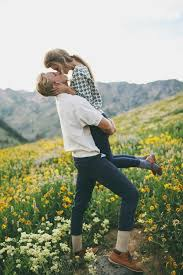
#> input picture python_btp/download.jpg, 183 x 275 px
$ python fast.py   (Python 2 division)   (older library calls are emulated)
#> lines starting #> are read from the running program, lines starting #| are printed output that depends on the picture
import numpy as np
import cv2
from matplotlib import pyplot as plt

img = cv2.imread('download.jpg',0)
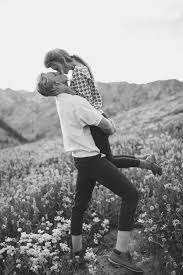
#> img: shape (275, 183); min 5, max 255, mean 152.2

# Initiate FAST object with default values
fast = cv2.FastFeatureDetector()

# find and draw the keypoints
kp = fast.detect(img,None)
#> kp = 2142 keypoints; strongest (x, y, size): (83, 224, 7), (104, 155, 7), (21, 240, 7), (162, 228, 7)
img2 = cv2.drawKeypoints(img, kp, color=(255,0,0))
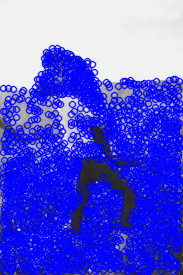
#> img2: shape (275, 183, 3); mean of channels 0, 1, 2 223.3, 87.7, 87.7; drawn as B, G, R

# Print all default params
#> (the run stopped early here; a loop or call above may not have finished)

$ run again, with python_btp/2.jpg copied over python_btp/download.jpg
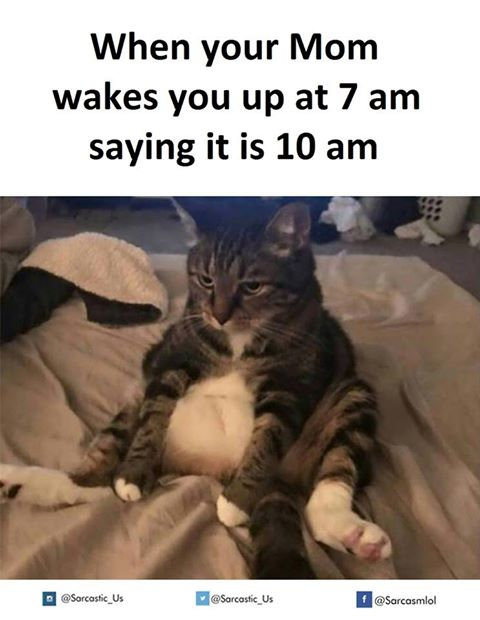
#> input picture python_btp/2.jpg, 480 x 620 px
#> `img = cv2.imread('download.jpg',0)`:
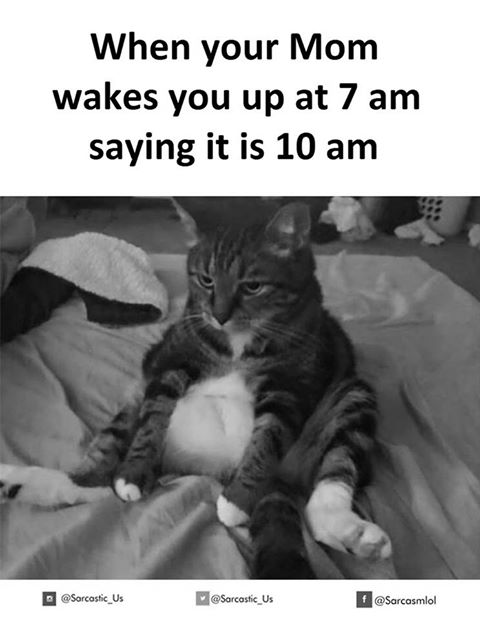
#> img: shape (620, 480); min 0, max 255, mean 142.1
#> kp = 2169 keypoints; strongest (x, y, size): (86, 93, 7), (182, 160, 7), (94, 102, 7), (302, 103, 7)
#> `img2 = cv2.drawKeypoints(img, kp, color=(255,0,0))`:
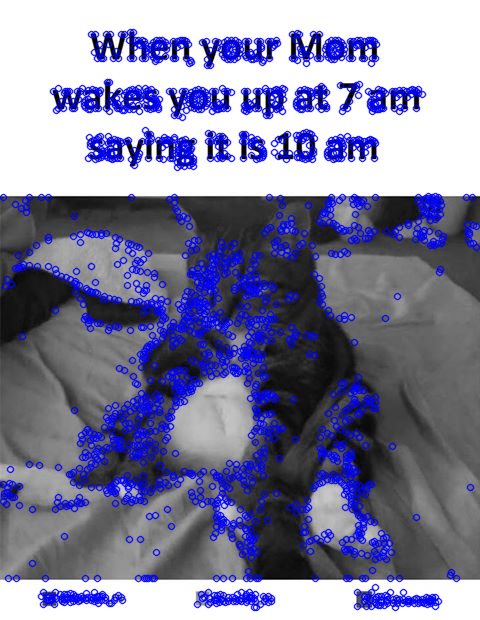
#> img2: shape (620, 480, 3); mean of channels 0, 1, 2 160.5, 127.6, 127.6; drawn as B, G, R

$ run again, with python_btp/a2.jpg copied over python_btp/download.jpg
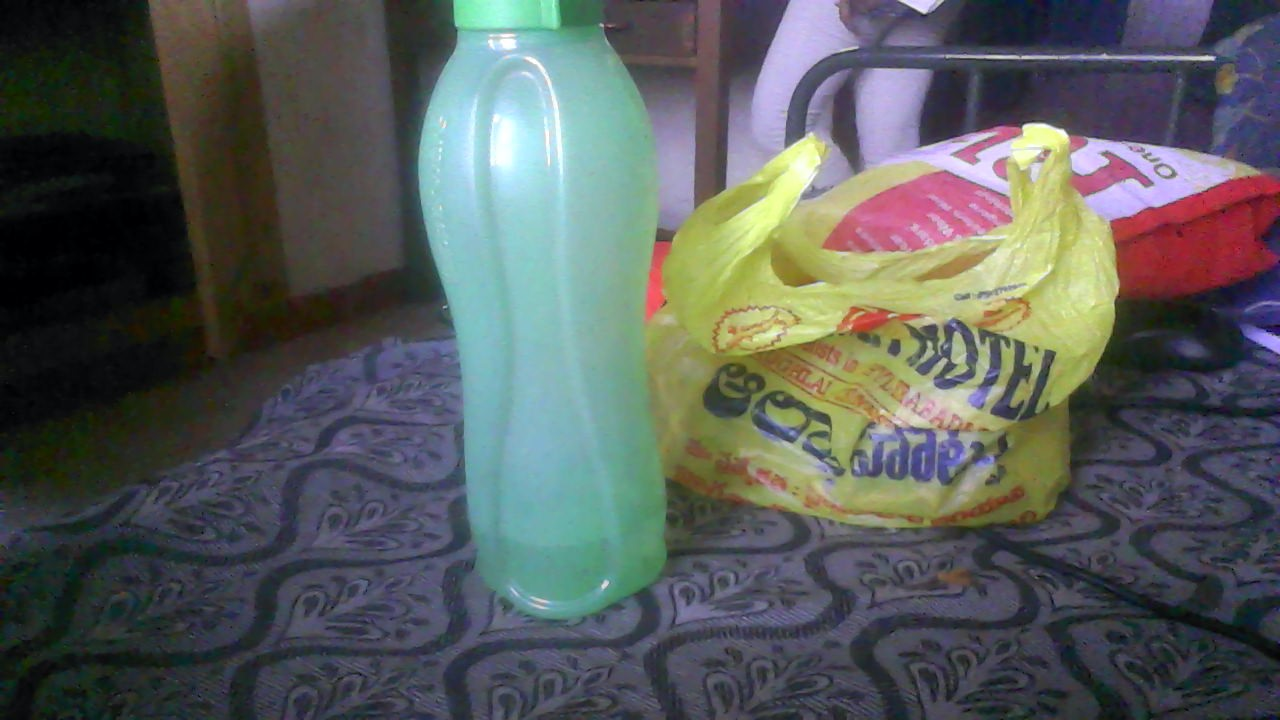
#> input picture python_btp/a2.jpg, 1280 x 720 px
#> `img = cv2.imread('download.jpg',0)`:
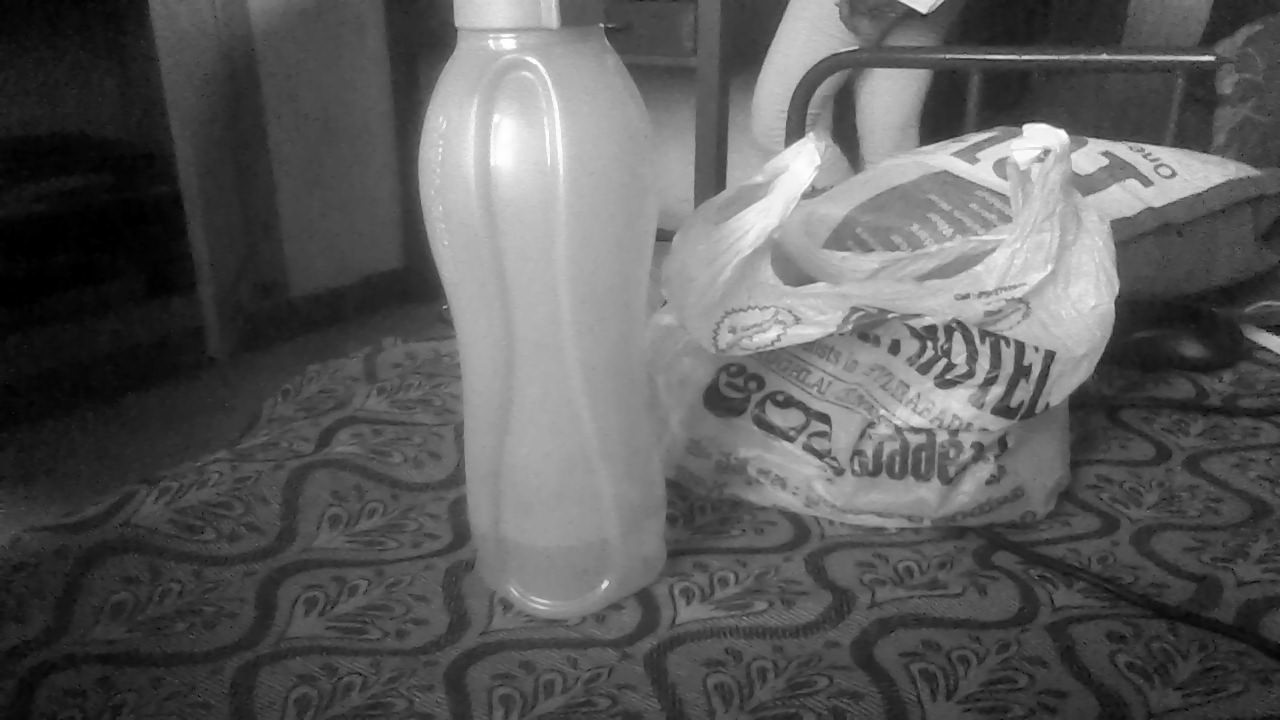
#> img: shape (720, 1280); min 0, max 255, mean 91.2
#> kp = 4274 keypoints; strongest (x, y, size): (1213, 57, 7), (946, 360, 7), (928, 342, 7), (924, 13, 7)
#> `img2 = cv2.drawKeypoints(img, kp, color=(255,0,0))`:
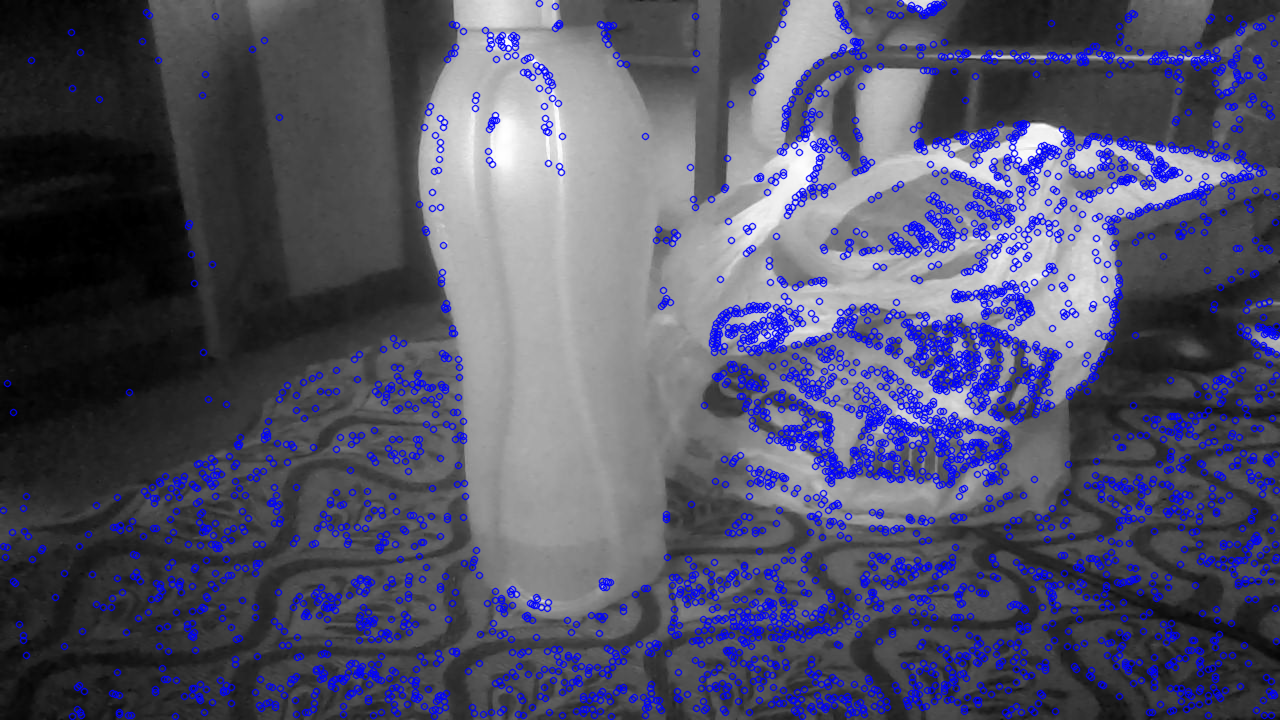
#> img2: shape (720, 1280, 3); mean of channels 0, 1, 2 104.6, 81.8, 81.8; drawn as B, G, R
